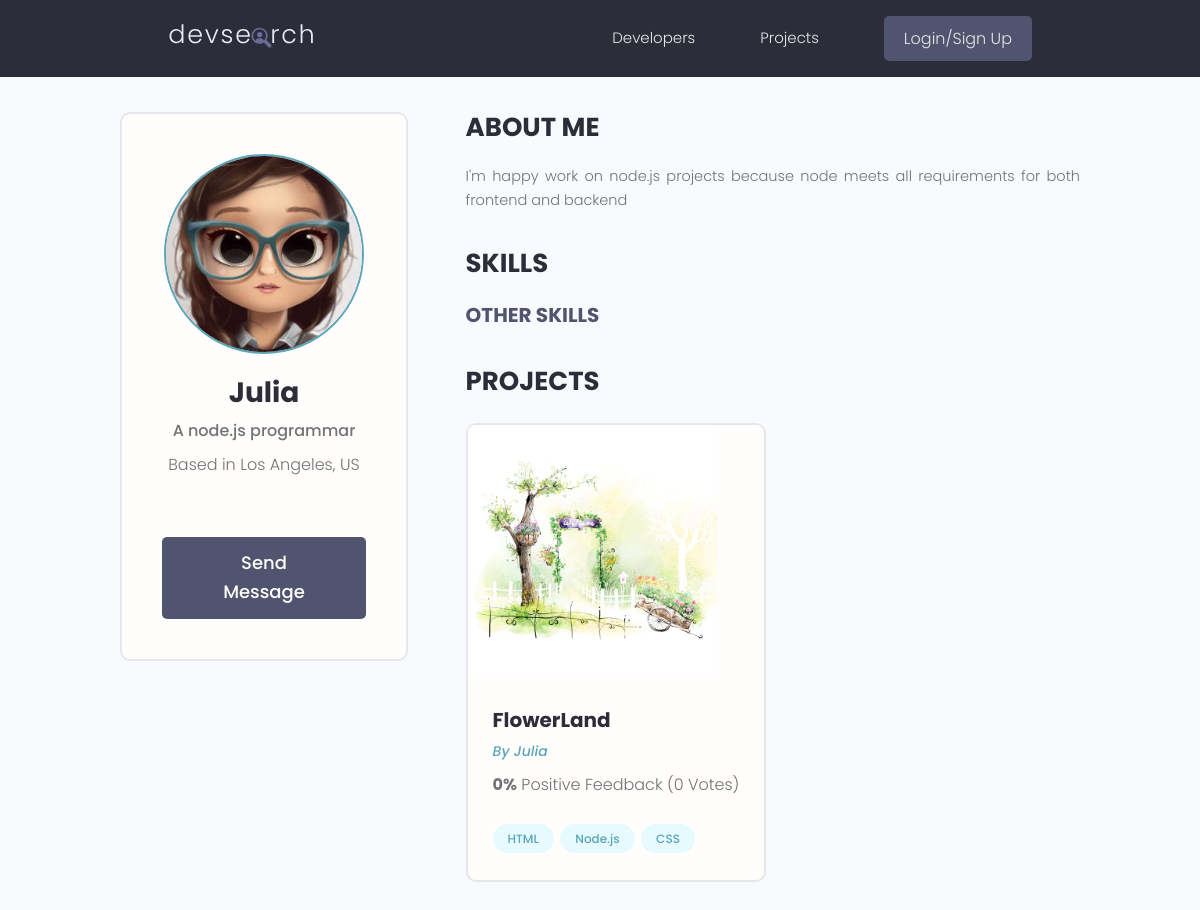
The page /user_profile/Julia on the database as committed earlier.
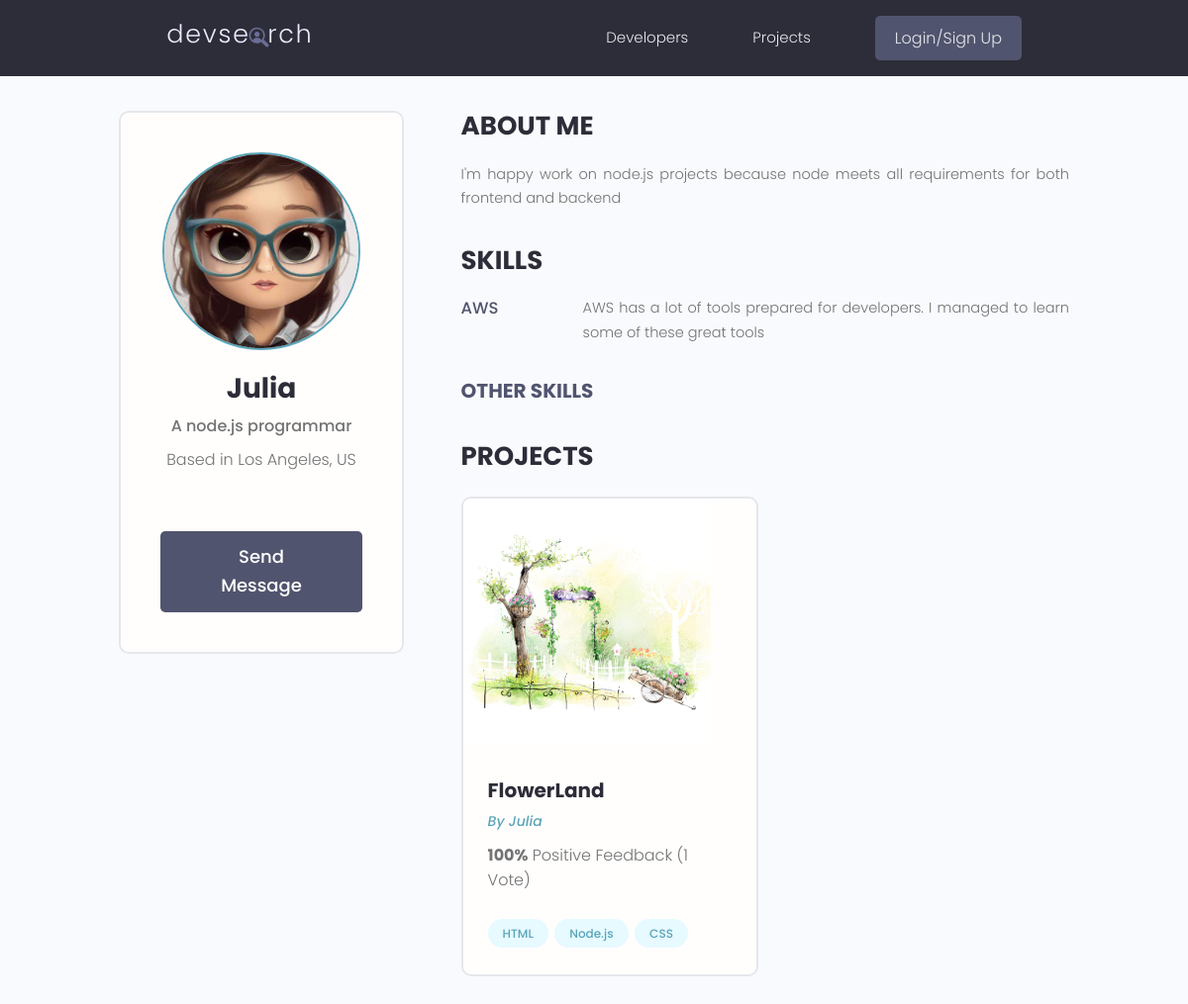
The same page on the database as committed later.
### users/models.py (models this page shows, shortened)
class Profile(models.Model):
    user=models.OneToOneField(User,null=True,blank=True,on_delete=models.CASCADE)
    name=models.CharField(max_length=200,null=True,blank=True)
    username=models.CharField(max_length=200,null=True,blank=True)
    email=models.EmailField(max_length=500,null=True,blank=True)
    short_intro=models.CharField(max_length=200,null=True,blank=True)
    bio=models.TextField(null=True,blank=True)
    location=models.CharField(max_length=200,null=True,blank=True)
    profile_image=models.ImageField(null=True,blank=True,upload_to='profiles/',default='profiles/user-default.png')
    social_github=models.CharField(max_length=200,null=True,blank=True)
    social_twitter=models.CharField(max_length=200,null=True,blank=True)
    social_linkedin=models.CharField(max_length=200,null=True,blank=True)
    social_youtube=models.CharField(max_length=200,null=True,blank=True)
    social_website=models.CharField(max_length=200,null=True,blank=True)
    created=models.DateTimeField(auto_now_add=True)
    id=models.UUIDField(default=uuid.uuid4,unique=True,primary_key=True,editable=False)
    def __str__(self):
        return str(self.username)
    class Meta():
        ordering=['-created']

class Skill(models.Model):
    owner=models.ForeignKey(Profile,on_delete=models.CASCADE,blank=True,null=True)
    name=models.CharField(max_length=200,null=True,blank=True)
    description=models.TextField(null=True,blank=True)
    created=models.DateTimeField(auto_now_add=True)
    id=models.UUIDField(default=uuid.uuid4,unique=True,primary_key=True,editable=False)

### projects/models.py (models this page shows, shortened)
class Project(models.Model):
    owner=models.ForeignKey(Profile, on_delete=models.CASCADE,blank=True,null=True)
    title=models.CharField(max_length=200)
    description=models.TextField(null=True,blank=True)
    featured_image=models.ImageField(null=True,blank=True, default='ProjectImages/default.jpg',upload_to="ProjectImages/")
    demo_link=models.CharField(max_length=2000,null=True,blank=True)
    source_link=models.CharField(max_length=2000,null=True,blank=True)
    tags=models.ManyToManyField('Tag',blank=True)
    vote_total=models.IntegerField(default=0,null=True,blank=True)
    vote_ratio=models.IntegerField(default=0,null=True,blank=True)
    created=models.DateTimeField(auto_now_add=True)
    id=models.UUIDField(default=uuid.uuid4,unique=True,primary_key=True,editable=False)
    class Meta:
        ordering=['-vote_ratio' , '-vote_total' , 'title']

class Tag(models.Model):
    name=models.CharField(max_length=400)
    created=models.DateTimeField(auto_now_add=True)
    id=models.UUIDField(default=uuid.uuid4,unique=True,primary_key=True,editable=False)
    def __str__(self):
        return self.name

### users/views.py (the view)
# urls.py: path('user_profile/<str:wk>', views.user_profile , name="user_profile"),
def user_profile(request,wk):
    data_profile=Profile.objects.get(username=wk)
    top_skill=data_profile.skill_set.exclude(description__exact="")
    other_skill=data_profile.skill_set.filter(description="")
    projects_data=Project.objects.filter(owner=data_profile)
    content={'data_profile':data_profile , 'projects_data':projects_data,'top_skill':top_skill,'other_skill':other_skill}
    return render(request,'user_profile.html',content)

### users/templates/user_profile.html (shortened to what this page needs)
{% extends 'main.html' %}
{% load static %}
{% block content %}
<main class="profile my-md">
    <div class="container">
      <div class="layout">
        <div class="column column--1of3">
          <div class="card text-center">
            <div class="card__body dev">
              <img class="avatar avatar--xl" src="{{data_profile.profile_image.url}}" />
              <h2 class="dev__name">{{data_profile.name}}</h2>
              <p class="dev__title">{{data_profile.short_intro}}</p>
              {% if data_profile.location %}
              <p class="dev__location">Based in {{data_profile.location}}</p>
              {% endif %}
              {% if request.user.profile != data_profile %}
              <a href="{% url 'sendingMessage' data_profile.username %}" class="btn btn--sub btn--lg">Send Message </a>
              {% endif %}
            </div>
          </div>
        </div>
        <div class="column column--2of3">
          <div class="devInfo">
            <h3 class="devInfo__title">About Me</h3>
            <p class="devInfo__about">
                {{data_profile.bio}}
            </p>
          </div>
          <div class="devInfo">
            <h3 class="devInfo__title">Skills</h3>
            <div class="devInfo__skills">
              {% for skill in top_skill %}
              <div class="devSkill">
                <h4 class="devSkill__title">{{skill.name}}</h4>
                <p class="devSkill__info">
                  {{skill.description}}
                </p>
              </div>
              {% endfor %}
              <h3 class="devInfo__subtitle">Other Skills</h3>
            </div>
          </div>
          <div class="devInfo">
            <h3 class="devInfo__title">Projects</h3>
            <div class="grid grid--two">
                {% for project in projects_data %}
              <div class="column">
                <div class="card project">
                  <a href="{% url 'single_project' project.title %}" class="project">
                    <img class="project__thumbnail" src="{{ project.featured_image.url}}" alt="project thumbnail" />
                    <div class="card__body">
                      <h3 class="project__title">{{ project.title }}</h3>
                      <p><a class="project__author" href="#">By {{project.owner}}</a></p>
                      <p class="project--rating">
                        <span style="font-weight: bold;">{{project.vote_ratio}}%</span> Positive
                        Feedback ({{project.vote_total}} Vote{{project.vote_total|pluralize:"s"}})
                      </p>
                      <div class="project__tags">
                        {% for tag in project.tags.all %}
                        <span class="tag tag--pill tag--main">
                          <small>{{tag}}</small>
                        </span>
                        {% endfor %}
                      </div>
                    </div>
                  </a>
                </div>
              </div>
              {% endfor %}
            </div>
          </div>
        </div>
      </div>
    </div>
  </main>
{% endblock content %}

### Templates/main.html (shortened to what this page needs)
<!DOCTYPE html>
{% load static %}
<html lang="en">
<head>
  <link rel="stylesheet" href="https://cdn.iconmonstr.com/1.3.0/css/iconmonstr-iconic-font.min.css" />
  <link rel="stylesheet" href="{% static 'uikit/styles/uikit.css' %}" />
  <link rel="stylesheet" href="{% static 'css/app.css' %} " />
  <link rel="stylesheet" href="{% static 'css/main.css' %} " />
</head>
<body>
    {% include 'navbar.html' %}
    {% block content %}
    {% endblock content %}
</body>
</html>

### Templates/navbar.html (shortened to what this page needs)
{% load static %}
<header class="header">
    <div class="container container--narrow">
      <a href="{% url 'profiles' %}" class="header__logo">
        <img src="{% static 'images/logo.svg' %}" alt="DevSearch Logo" />
      </a>
      <nav class="header__nav">
        <ul class="header__menu">
          <li class="header__menuItem"><a href="{% url 'profiles' %}">Developers</a></li>
          <li class="header__menuItem"><a href="{% url 'projects' %}">Projects</a></li>
          {% if request.user.is_authenticated %}
          <li class="header__menuItem"><a href="{% url 'inbox' %}">Inbox</a></li>
          <li class="header__menuItem"><a href="{% url 'account' %}" class="btn btn--sub">Account</a></li>
          <li class="header__menuItem"><a href="{% url 'logout' %}" class="btn btn--sub">Logout</a></li>
          {% else %}
          <li class="header__menuItem"><a href="{% url 'login' %}" class="btn btn--sub">Login/Sign Up</a></li>
          {% endif %}
        </ul>
      </nav>
    </div>
  </header>

### static/css/app.css (style rules this page uses)
:root { --color-sub: #2d2d39; }
.btn--sub { background-color: var(--color-sub-light); }
.card { border: 2px solid var(--color-light); }
img { width: 100%; }
.header { position: sticky; z-index: 111; background-color: var(--color-sub); padding: 1.5rem 0; }
.header > .container { display: flex; justify-content: space-between; align-items: center; }
.header__logo > img { height: 3.8rem; }
.header__nav > ul { display: inline-flex; align-items: center; list-style: none; gap: 6.5rem; }
.header__menuItem > a { color: var(--color-light); font-weight: 300; }
.profile .card > .dev { padding: 4rem; }
.dev__name { color: var(--color-sub); font-size: 2.8rem; font-weight: 700; margin-top: 1rem; margin-bottom: 0.5rem; }
.dev__title { font-size: 1.6rem; font-weight: 500; line-height: 1.3; }
.dev__location { margin-top: 1rem; }
.devInfo { margin-bottom: 3rem; }
.devInfo__title, .devInfo__subtitle { font-size: 2.6rem; color: var(--color-sub); text-transform: uppercase; font-weight: 700; margin-bottom: 1.5rem; }
.devInfo__subtitle { font-size: 2rem; color: var(--color-sub-light); }
.devInfo__about, .devSkill__info { font-size: 1.45rem; line-height: 1.7; text-align: justify; }
.devSkill { margin-bottom: 3rem; }
.devSkill__title { font-size: 1.65rem; font-weight: 500; color: var(--color-sub-light); }
@media screen and (min-width: 700px) { .devSkill { display: flex; justify-content: space-between; gap: 3rem; } }
@media screen and (min-width: 700px) { .devSkill__info { flex-basis: 80%; } }
.project__author { font-size: 1.4rem; font-style: italic; }
.project--rating { margin-bottom: 1.6em; margin-top: .5em; }
.project__thumbnail { height: 25rem; object-fit: cover; object-position: top center; }
.project__title { font-size: 2rem; font-weight: 700; color: var(--color-sub); }

### static/uikit/styles/modules/_variables.css (style rules this page uses)
:root { --color-main: #5aa5b9; --color-main-light: #e6faff; --color-sub: #3f4156; --color-sub-light: #51546e; --color-sub-lighter: #ededfd; --color-text: #737373; --color-gray: #8b8b8b; --color-light: #e5e7eb; --color-light-gray: #767676; --color-bg: #f8fafd; --color-white: #fffefd; --color-white-light: #f3f3f3; --color-success: #359e64; --color-success-bg: #def8e8; --color-error: #fc4b0b; --color-error-bg: #fff2ee; --font-base: 'Poppins', arial, helvetica, 'Segoe UI', roboto, ubuntu, sans-serif; --font-monospace: 'Fira Code', 'Courier New', courier, monospace; --font-regular: 300; --font-medium: 500; --font-bold: 700; --generic-shadow: 1px 1px 5px #00000010; --generic-transition: all 0.3s ease-in-out; }

### static/uikit/styles/modules/_base.css (style rules this page uses)
* { margin: 0; padding: 0; box-sizing: border-box; text-rendering: optimizeLegibility; color: inherit; font-size: inherit; }
html { font-size: 50%; }
@media only screen and (min-width: 480px) { html { font-size: 56.25%; } }
@media only screen and (min-width: 1200px) { html { font-size: 62.5%; } }
body { line-height: 1.6; font-weight: 400; font-size: 1.5rem; color: var(--color-text); background-color: var(--color-bg); min-height: 100vh; }

### static/uikit/styles/modules/_typography.css (style rules this page uses)
* { font-family: var(--font-base); }
h2 { font-size: 3.6rem; font-weight: var(--font-bold); }
h3 { font-size: 3.2rem; font-weight: var(--font-medium); }
h4 { font-size: 2.8rem; font-weight: var(--font-medium); }
p, span, strong { font-size: 1.6rem; color: var(--color-text); font-weight: var(--font-regular); }
a { padding-bottom: 2px; text-decoration: none; display: inline-block; color: var(--color-main); font-weight: var(--font-medium); }

### static/uikit/styles/modules/_utilities.css (style rules this page uses)
.container { width: 92%; max-width: 165rem; margin: 0 auto; box-sizing: border-box; }
.container--narrow { width: 92%; max-width: 120rem; }
@media screen and (min-width: 1000px) { .container { width: 90%; } }
@media screen and (min-width: 1000px) { .container--narrow { width: 85%; } }
@media screen and (min-width: 1200px) { .container { width: 80%; } }
@media screen and (min-width: 1200px) { .container--narrow { width: 72%; } }
.text-center { text-align: center; }
.my-md { margin: 3rem auto; }

### static/uikit/styles/modules/_avatar.css (style rules this page uses)
.avatar { border-radius: 50%; border: 2px solid var(--color-main); object-fit: cover; }
.avatar--xl { height: 20rem; width: 20rem; }

### static/uikit/styles/modules/_card.css (style rules this page uses)
.card { border-radius: 1rem; background-color: var(--color-white); border: 1.5px solid var(--color-light); width: auto; height: auto; margin-top: 0.5rem; margin-bottom: 0.5rem; overflow: hidden; }
.card__body, .card__header { padding: 2rem 2.5rem; }

### static/uikit/styles/modules/_layout.css (style rules this page uses)
.layout { display: flex; flex-flow: row wrap; justify-content: space-between; }
.layout > .column { margin-bottom: 3rem; }
.layout > .column.column--1of3 { flex-basis: 30%; }
.layout > .column.column--2of3 { flex-basis: 64%; }

Rows that differ between the two databases and show on the page:
added Skill: name "AWS", description "AWS has a lot of tools prepared for developers. I managed to learn some of these great tools"
changed Project "FlowerLand": vote_ratio "0" → "100"; vote_total "0" → "1"
